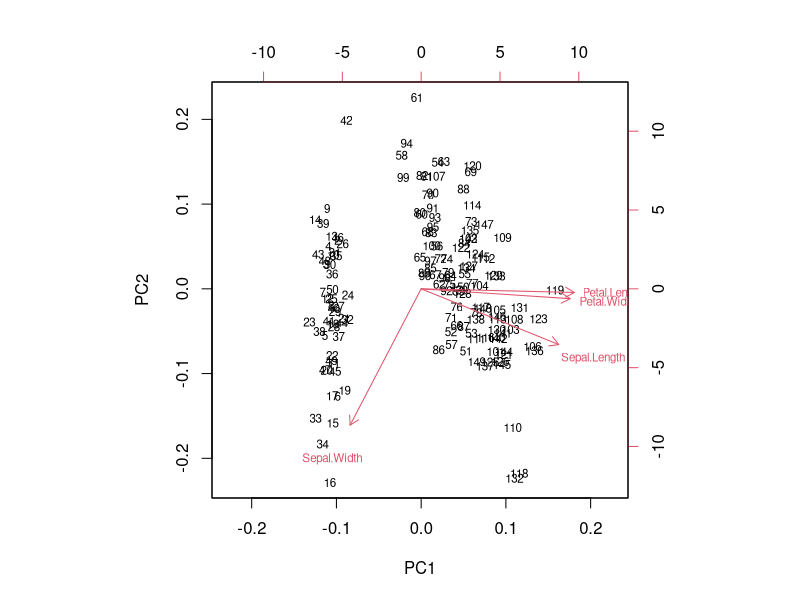
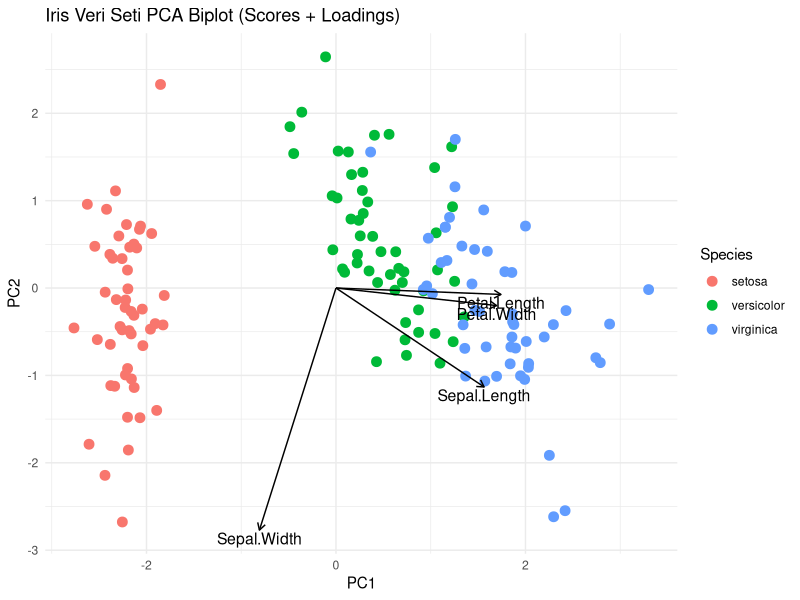

These figures' R source, in order:
## ---- chunk 1
# ggplot2 paketini yükler
# ggplot2 veri görselleştirme için kullanılan en popüler R paketlerinden biridir
# Eğer sisteminizde kurulu değilse aşağıdaki komutu bir kez çalıştırabilirsiniz

# install.packages("ggplot2")

# ggplot2 paketini aktif hale getirir
library(ggplot2)

# iris veri setini yükler
# iris veri seti R içinde hazır bulunduğu için ayrıca indirmeye gerek yoktur
data(iris)

# PCA yalnızca sayısal değişkenlerle çalışır
# Bu yüzden veri setinin ilk 4 sütununu seçiyoruz
# Bu sütunlar sepal ve petal ölçümleridir
iris_numeric <- iris[, 1:4]
## ---- chunk 2
# prcomp() fonksiyonu PCA analizi yapmak için kullanılır

# iris_numeric veri setindeki sayısal değişkenleri PCA analizine sokuyoruz

# scale. = TRUE parametresi değişkenleri standartlaştırır
# Böylece farklı büyüklükteki değişkenler PCA sonucunu domine etmez

pca_result <- prcomp(iris_numeric, scale. = TRUE)
## ---- chunk 3
# PCA skorlarını veri çerçevesine dönüştürüyoruz
# Böylece daha kolay analiz ve grafik çizimi yapabiliriz

scores <- as.data.frame(pca_result$x)

# PCA grafiğinde türleri renklendirebilmek için
# Species değişkenini veri setine ekliyoruz

scores$Species <- iris$Species
## ---- chunk 4
# PCA loadings değerlerini çıkarıyoruz
# Bu değerler değişkenlerin PCA bileşenlerine katkısını gösterir

loadings <- as.data.frame(pca_result$rotation)

# Değişken isimlerini ekliyoruz
# rownames() satır isimlerini alır

loadings$Variable <- rownames(loadings)
## ---- chunk 5
# biplot() fonksiyonu PCA sonucunu hızlıca görselleştirir

# cex parametresi yazı ve nokta boyutlarını küçültür
# Böylece grafik daha okunabilir hale gelir

biplot(pca_result, cex = 0.7)
## ---- chunk 6
# Okların ölçeklendirme katsayısı
# Loadings değerleri küçük olabileceği için
# okları görünür yapmak amacıyla bu değerle çarpıyoruz

scale_factor <- 3

# PCA biplot grafiği oluşturuyoruz

# PC1 ve PC2 ilk iki ana bileşendir
# Bunlar veri setindeki en büyük varyasyonu açıklar

ggplot(scores, aes(x = PC1, y = PC2, color = Species)) +

  # Örnekleri (çiçekleri) nokta olarak çiziyoruz
  # Her nokta bir örneği temsil eder
  geom_point(size = 3) +

  # Değişkenleri ok olarak çiziyoruz
  # Oklar (0,0) noktasından başlar

  geom_segment(
    data = loadings,
    aes(x = 0, y = 0,
        xend = PC1 * scale_factor,
        yend = PC2 * scale_factor),
    arrow = arrow(length = unit(0.2, "cm")),
    inherit.aes = FALSE
  ) +

  # Okların uçlarına değişken isimlerini ekliyoruz
  # Böylece her okun hangi ölçümü temsil ettiğini görürüz

  geom_text(
    data = loadings,
    aes(x = PC1 * scale_factor,
        y = PC2 * scale_factor,
        label = Variable),
    size = 4,
    vjust = 1.2,
    inherit.aes = FALSE
  ) +

  # X ekseninin etiketi
  xlab("PC1") +

  # Y ekseninin etiketi
  ylab("PC2") +

  # Grafiğin başlığı
  ggtitle("Iris Veri Seti PCA Biplot (Scores + Loadings)") +

  # Daha temiz bir grafik teması
  theme_minimal()
